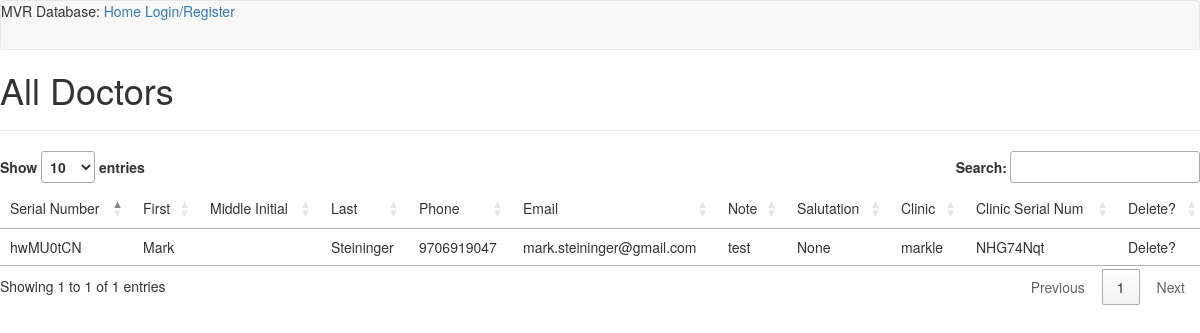
Before: /doctortable with the older database file.
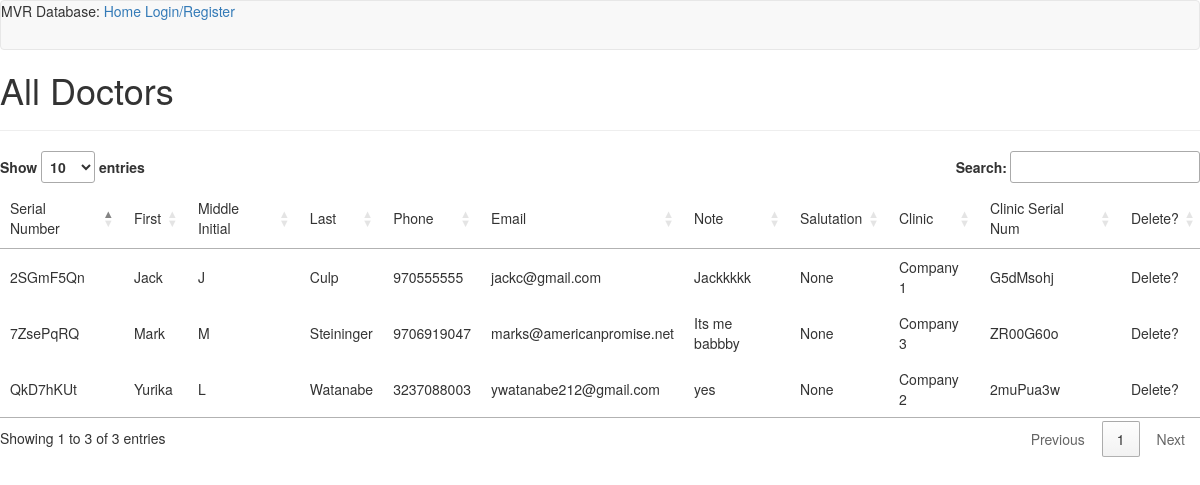
After: the same page with the newer database file.
### app/models.py (models this page shows, shortened)
class Doctor(db.Model):
    doctorSerialNum = db.Column(db.String(64), primary_key=True)
    first = db.Column(db.String(24))
    middle = db.Column(db.String(3))
    last = db.Column(db.String(24))
    cell = db.Column(db.String(20))
    phone = db.Column(db.String(20))
    email = db.Column(db.String(64))
    note = db.Column(db.String(140))
    salutation = db.Column(db.String(4))
    clinicName = db.Column(db.String(20))
    clinicSerialNum = db.Column(db.String(64), db.ForeignKey('clinic.clinicSerialNum'))

### app/routes.py (the view)
@app.route('/doctortable', methods=['GET', 'POST'])
def doctorTable():
    doctors = Doctor.query.all()
    return render_template('/tables/doctorTable.html',  title='All Doctors', doctors=doctors)

### app/templates/tables/doctorTable.html (shortened to what this page needs)
{% extends "base.html" %}
{% block app_content %}
<link rel="stylesheet" type="text/css" href="https://cdn.datatables.net/1.10.19/css/jquery.dataTables.min.css">
<h1>All Doctors</h1>
<hr />
    <table id="table-1">
        <thead>
            <tr>
                <td>Serial Number</td><td>First</td><td>Middle Initial</td><td>Last</td><td>Phone</td><td>Email</td><td>Note</td><td>Salutation</td><td>Clinic</td><td>Clinic Serial Num</td><td>Delete?</td>
            </tr>
        </thead>
        <tbody>
        {% for d in doctors %}
        <tr>
            <td>{{ d.doctorSerialNum }}</td><td>{{ d.first }}</td><td>{{ d.middle }}</td><td>{{ d.last }}</td><td>{{ d.phone }}</td><td>{{ d.email }}</td><td>{{ d.note }}</td><td>{{ d.salutation }}</td><td>{{ d.clinicName }}</td><td>{{ d.clinicSerialNum }}</td><td>Delete?</td>
        </tr>
        {% endfor %}
        </tbody>
    </table>
{% endblock %}

Changed rows visible on the page:
removed Doctor: doctorSerialNum "hwMU0tCN", first "Mark", last "Steininger", phone "9706919047", email "mark.steininger@gmail.com", note "test", salutation "None", clinicName "markle", clinicSerialNum "NHG74Nqt"
added Doctor: doctorSerialNum "7ZsePqRQ", first "Mark", middle "M", last "Steininger", phone "9706919047", email "marks@americanpromise.net", note "Its me babbby", salutation "None", clinicName "Company 3", clinicSerialNum "ZR00G60o"
added Doctor: doctorSerialNum "2SGmF5Qn", first "Jack", middle "J", last "Culp", phone "970555555", email "jackc@gmail.com", note "Jackkkkk", salutation "None", clinicName "Company 1", clinicSerialNum "G5dMsohj"
added Doctor: doctorSerialNum "QkD7hKUt", first "Yurika", middle "L", last "Watanabe", phone "3237088003", email "ywatanabe212@gmail.com", note "yes", salutation "None", clinicName "Company 2", clinicSerialNum "2muPua3w"
Other visible differences:
text written by a page script: "Show entries Search: Showing 1 to 1 of 1 entries Previous 1 Next" → "Show entries Search: Showing 1 to 3 of 3 entries Previous 1 Next"
